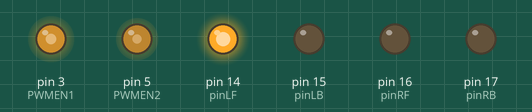
Recording of a sketch running on a simulated Arduino Uno, built with avr-gcc and run on an emulated ATmega328P. Shown: output pins drawn as LEDs (lit = HIGH).

Above: at 0.05 s.
At 1.9 s:
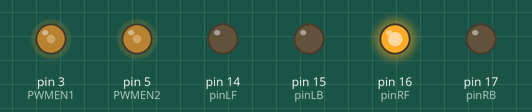
At 3.75 s:
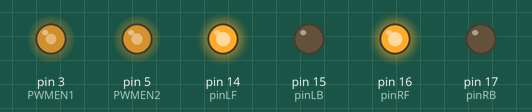
At 5.6 s:
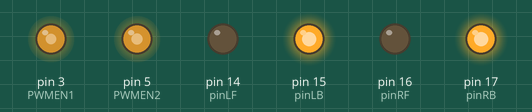
At 7.45 s:
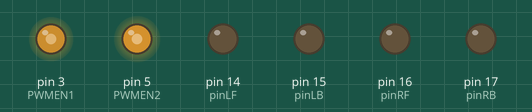
Timing chart, 0 to 9.8 s (numbered marks = the images above):
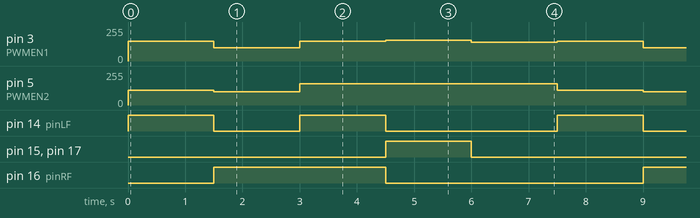

The sketch:

run.ino
```cpp
int pinLF=14;
//定義14腳位左前
int pinLB=15;
//定義15腳位左後
int pinRF=16;
//定義16腳位右前
int pinRB=17;
//定義17腳位右後
int PWMEN1=3;
int PWMEN2=5;
//脈衝寬度調變

void setup() {
  // put your setup code here, to run once:
Serial.begin(9600);
pinMode(pinLB,OUTPUT);
pinMode(pinLF,OUTPUT);
pinMode(pinRB,OUTPUT);
pinMode(pinRF,OUTPUT);
pinMode(PWMEN1,OUTPUT);
pinMode(PWMEN2,OUTPUT);
}

void loop() {
  // put your main code here, to run repeatedly:
  turnR(5);
  delay(1000);
  //右轉
  turnL(5);
  delay(1000);
  //左轉
  advance(5);
  delay(1000);
  //前進
  back(5);
  delay(1000);
  //後退
  stop1(5);
  delay(1000);
  //停止
}


void advance(int a){
digitalWrite(pinRF,HIGH);
digitalWrite(pinRB,LOW);
//使右馬達啟動動作
analogWrite(PWMEN1,150);
//改變馬達旋轉快慢
analogWrite(pinRB,0);
//使腳位持續低電位
digitalWrite(pinLF,HIGH);
digitalWrite(pinLB,LOW);
//使左馬達啟動動作
analogWrite(PWMEN2,160);
//改變馬達旋轉快慢
analogWrite(pinLB,0);
//使腳位持續低電位
delay(a*100);
//工作狀態時間設定
}


void back(int g){
digitalWrite(pinRF,LOW);
digitalWrite(pinRB,HIGH);
//使右馬達啟動動作
analogWrite(pinRF,0);
//使腳位持續低電位
analogWrite(PWMEN1,155);
//改變馬達旋轉快慢
digitalWrite(pinLF,LOW);
digitalWrite(pinLB,HIGH);
//使左馬達啟動動作
analogWrite(pinLF,0);
//使腳位持續低電位
analogWrite(PWMEN2,160);
//改變馬達旋轉快慢
delay(g*100);
//工作狀態時間設定
}


void stop1(int b){
digitalWrite(pinRF,LOW);
digitalWrite(pinRB,LOW);
//使右馬達啟動動作
analogWrite(PWMEN1,140);
//改變馬達旋轉快慢
analogWrite(pinRB,0);
//使腳位持續低電位
digitalWrite(pinLF,LOW);
digitalWrite(pinLB,LOW);
//使左馬達啟動動作
analogWrite(PWMEN2,158);
//改變馬達旋轉快慢
analogWrite(pinLB,0);
//使腳位持續低電位
delay(b*100);
//工作狀態時間設定
}


void turnL(int c){
digitalWrite(pinRF,HIGH);
digitalWrite(pinRB,LOW);
//使右馬達啟動動作
analogWrite(PWMEN1,100);
//改變馬達旋轉快慢
analogWrite(pinRB,0);
//使腳位持續低電位
digitalWrite(pinLF,LOW);
digitalWrite(pinLB,LOW);
//使左馬達啟動動作
analogWrite(PWMEN2,100);
//改變馬達旋轉快慢
analogWrite(pinRB,0);
//使腳位持續低電位
delay(c*100);
//工作狀態時間設定
}


void turnR(int d){
digitalWrite(pinLF,HIGH);
digitalWrite(pinLB,LOW);
//使左馬達啟動動作
analogWrite(PWMEN1,150);
//改變馬達旋轉快慢
analogWrite(pinRB,0);
//使腳位持續低電位
digitalWrite(pinRF,LOW);
digitalWrite(pinRB,LOW);
//使右馬達啟動動作
analogWrite(PWMEN2,110);
//改變馬達旋轉快慢
analogWrite(pinRB,0);
//使腳位持續低電位
delay(d*100);
//工作狀態時間設定
}
```

Measured:
- by itself, pin 3 (PWMEN1): repeats every 7.5 s: 100/255 1.5 s, 150/255 1.5 s, 155/255 1.5 s, 140/255 1.5 s, 150/255 1.5 s
- by itself, pin 5 (PWMEN2): repeats every 7.5 s: 100/255 1.5 s, 160/255 3.0 s, 158/255 1.5 s, 110/255 1.5 s
- by itself, pin 14 (pinLF): repeats every 7.5 s: LOW 1.5 s, HIGH 1.5 s, LOW 3.0 s, HIGH 1.5 s
- by itself, pin 15 (pinLB), pin 17 (pinRB): alternates HIGH for 1.5 s and LOW for 6.0 s
- by itself, pin 16 (pinRF): alternates HIGH for 3.0 s and LOW for 4.5 s
